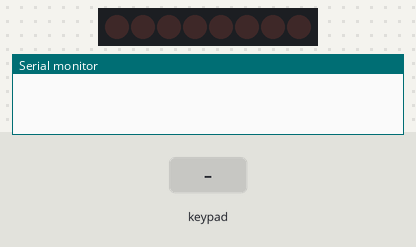
This sketch was run on a simulated Arduino Uno, built with avr-gcc and run on an emulated ATmega328P. Shown: 8 shift-register outputs drawn as a row of LEDs (first output left, lit = HIGH), the last lines printed to the serial monitor. Wiring (inferred from the names in the program): shift register (74HC595): data pin 11; shift clock pin 12; latch pin 8. Wiring (inferred from the signals the program sends): row of LEDs: on Q0, Q1, Q2, Q3, Q4, Q5, Q6, Q7. The inputs (shaded band) are chosen by the test bench.

Above: at 1.2 s.
1.3 s: key '1' pressed
At 2.1 s:
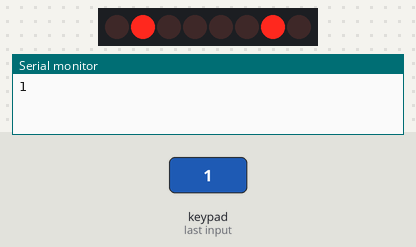
2.8 s: keypad keys 2 3 4 5 # pressed 0.4 s apart
At 5.8 s:
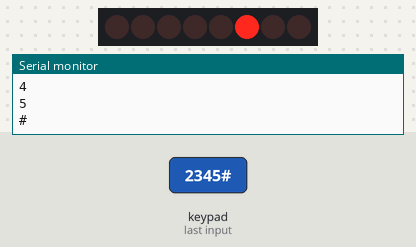
6.3 s: key 'A' pressed
At 7.2 s:
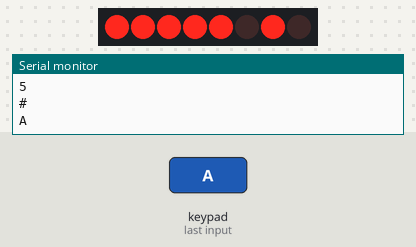
7.8 s: keypad keys 2 3 4 5 * pressed 0.4 s apart
At 8.0 s:
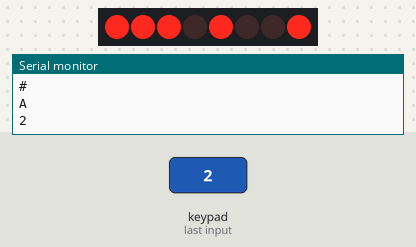
11.3 s: key 'B' pressed
At 12.3 s:
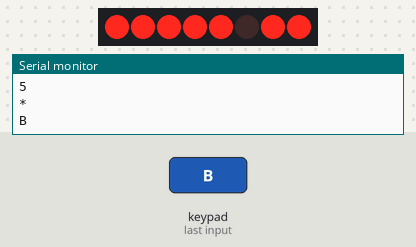
12.8 s: keypad keys 2 3 4 5 D pressed 0.4 s apart
At 15.8 s:
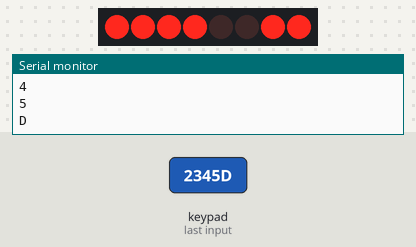
Timing chart, 0 to 17.3 s (numbered marks = the images above; inputs shaded):
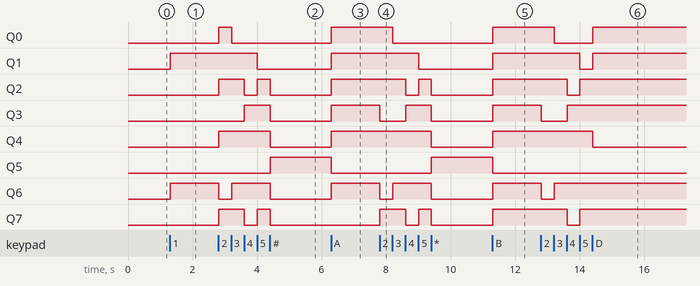

The sketch:

shiftRegisterSevenSegment.ino
```cpp
#include <Keypad.h>
#include <ctype.h>

int dataPin = 11;
int clockPin = 12;
int latchPin = 8;
byte data = 0;

int a = 2; // CHECK
int b = 1; // CHECK
int c = 6; // CHECK
int d = 7; // CHECK
int e = 0; // CHECK
int f = 3; // CHECK
int g = 4; // CHECK
int dp = 5; // CHECK

const byte ROWS = 4; //four rows
const byte COLS = 4; //four columns
//define the cymbols on the buttons of the keypads
char hexaKeys[ROWS][COLS] = {
  {'1','2','3','A'},
  {'4','5','6','B'},
  {'7','8','9','C'},
  {'*','0','#','D'}
};
byte rowPins[ROWS] = {2, 3, 4, 5}; //connect to the row pinouts of the keypad
byte colPins[COLS] = {6, 7, 9, 10}; //connect to the column pinouts of the keypad

//initialize an instance of class NewKeypad
Keypad customKeypad = Keypad( makeKeymap(hexaKeys), rowPins, colPins, ROWS, COLS);

void setup() {
  pinMode(dataPin, OUTPUT);
  pinMode(clockPin, OUTPUT);
  pinMode(latchPin, OUTPUT);
  Serial.begin(9600);
}

void loop() {
  char customKey = customKeypad.getKey();

  if (customKey){
    Serial.println(customKey);
    clearDisplay();
    writeToSegmentDisplay(customKey);
  }
}

void writeToSegmentDisplay(char input) {
  switch (input) {
    case '1':
      shiftWrite(b,1);
      shiftWrite(c,1);
      break;
    case '2':
      shiftWrite(a,1);
      shiftWrite(b,1);
      shiftWrite(g,1);
      shiftWrite(e,1);
      shiftWrite(d,1);
      break;
    case '3':
      shiftWrite(a,1);
      shiftWrite(b,1);
      shiftWrite(g,1);
      shiftWrite(c,1);
      shiftWrite(d,1);
      break;
    case '4':
      shiftWrite(f,1);
      shiftWrite(g,1);
      shiftWrite(b,1);
      shiftWrite(c,1);
      break;
    case '5':
      shiftWrite(a,1);
      shiftWrite(f,1);
      shiftWrite(g,1);
      shiftWrite(c,1);
      shiftWrite(d,1);
      break;
    case '6':
      shiftWrite(a,1);
      shiftWrite(f,1);
      shiftWrite(g,1);
      shiftWrite(c,1);
      shiftWrite(e,1);
      shiftWrite(d,1);
      break;
    case '7':
      shiftWrite(a,1);
      shiftWrite(b,1);
      shiftWrite(c,1);
      break;
    case '8':
    case 'B':
      shiftWrite(a,1);
      shiftWrite(b,1);
      shiftWrite(c,1);
      shiftWrite(d,1);
      shiftWrite(e,1);
      shiftWrite(f,1);
      shiftWrite(g,1);
      break;
    case '9':
      shiftWrite(a,1);
      shiftWrite(b,1);
      shiftWrite(c,1);
      shiftWrite(d,1);
      shiftWrite(f,1);
      shiftWrite(g,1);
      break;
    case '0':
    case 'D':
      shiftWrite(a,1);
      shiftWrite(b,1);
      shiftWrite(c,1);
      shiftWrite(d,1);
      shiftWrite(e,1);
      shiftWrite(f,1);
      break;
    case 'A':
      shiftWrite(a,1);
      shiftWrite(b,1);
      shiftWrite(c,1);
      shiftWrite(e,1);
      shiftWrite(f,1);
      shiftWrite(g,1);
      break;
    case 'C':
      shiftWrite(a,1);
      shiftWrite(d,1);
      shiftWrite(e,1);
      shiftWrite(f,1);
      break;
    default:
      shiftWrite(dp,1);
  }
}

void clearDisplay() {
  shiftWrite(a,0);
  shiftWrite(b,0);
  shiftWrite(c,0);
  shiftWrite(d,0);
  shiftWrite(e,0);
  shiftWrite(f,0);
  shiftWrite(g,0);
  shiftWrite(dp,0);
}

void shiftWrite(int desiredPin, boolean desiredState) {
  bitWrite(data,desiredPin,desiredState);
  shiftOut(dataPin, clockPin, MSBFIRST, data);
  digitalWrite(latchPin, HIGH);
  digitalWrite(latchPin, LOW);
}
```

Measured:
- after the input at 1.3 s, Q1, Q6: LOW → HIGH at once
- after the input at 2.8 s, Q0: LOW → HIGH at once, → LOW 0.40 s later; Q1: HIGH → LOW after 1.2 s; Q2, Q7: LOW → HIGH at once, → LOW 0.80 s later, → HIGH 0.40 s later, → LOW 0.40 s later; Q3: LOW → HIGH after 0.81 s, → LOW 0.80 s later; Q4: LOW → HIGH at once, → LOW 1.6 s later
- after the input at 6.3 s, Q0–4, Q6: LOW → HIGH at once; Q5: HIGH → LOW at once
- after the input at 7.8 s, Q0: HIGH → LOW after 0.40 s; Q1: HIGH → LOW after 1.2 s; Q2: HIGH → LOW after 0.81 s, → HIGH 0.40 s later, → LOW 0.39 s later; Q3: HIGH → LOW at once, → HIGH 0.80 s later, → LOW 0.80 s later; Q4: HIGH → LOW after 1.6 s
- after the input at 11.3 s, Q0–4, Q6, Q7: LOW → HIGH at once; Q5: HIGH → LOW at once
- after the input at 12.8 s, Q0: HIGH → LOW after 0.41 s, → HIGH 1.2 s later; Q1: HIGH → LOW after 1.2 s, → HIGH 0.40 s later; Q2, Q7: HIGH → LOW after 0.81 s, → HIGH 0.39 s later; Q3: HIGH → LOW at once, → HIGH 0.81 s later; Q4: HIGH → LOW after 1.6 s
